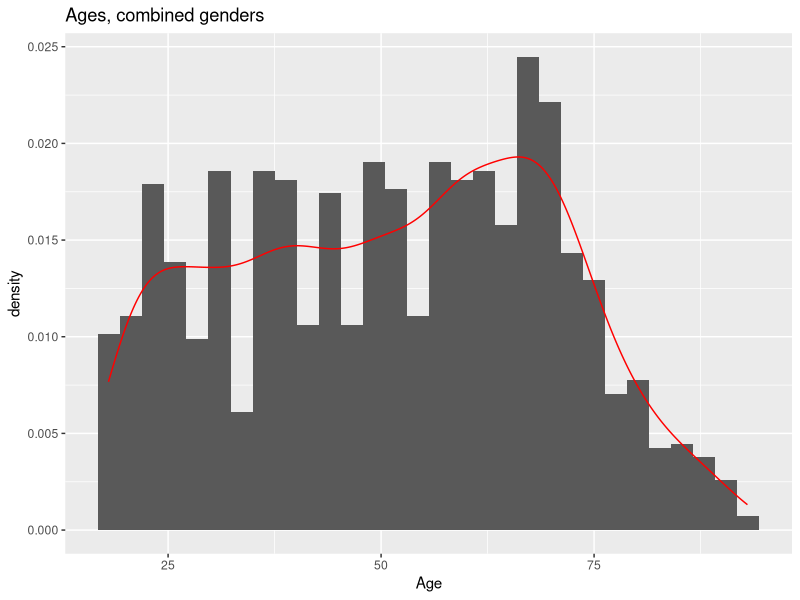
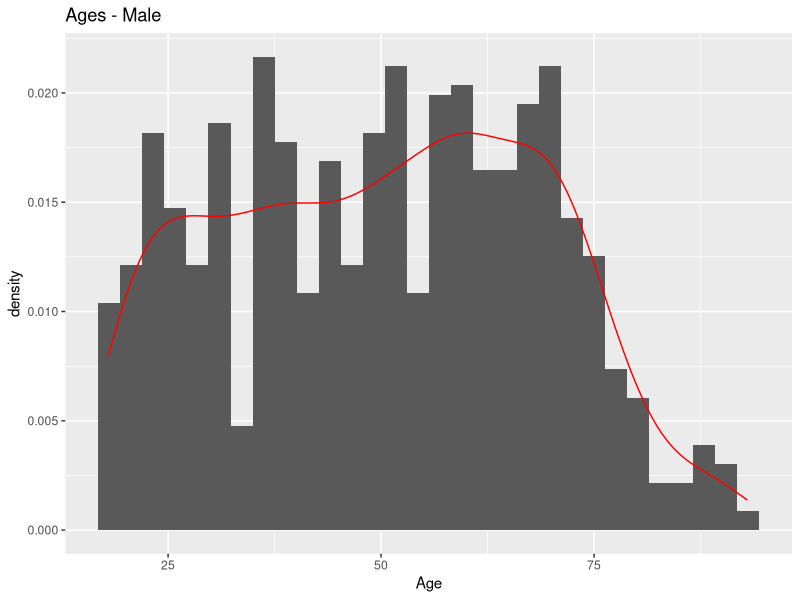
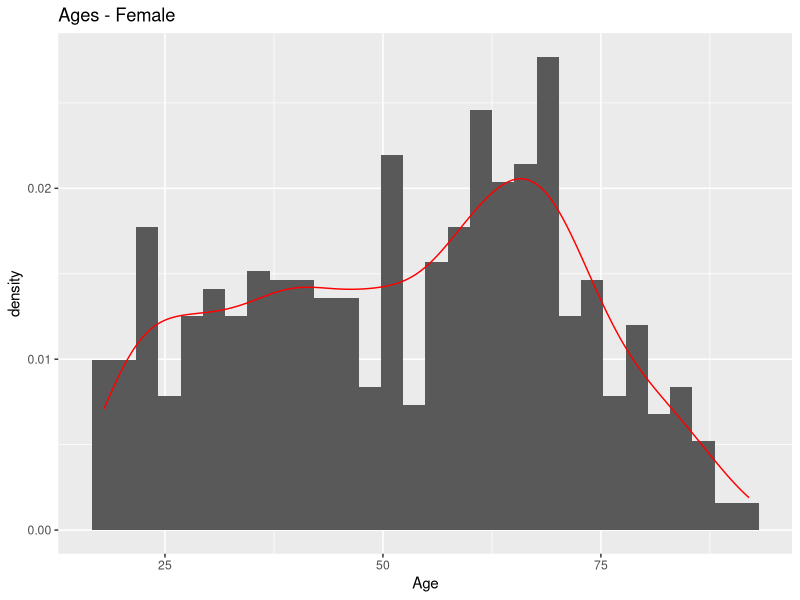
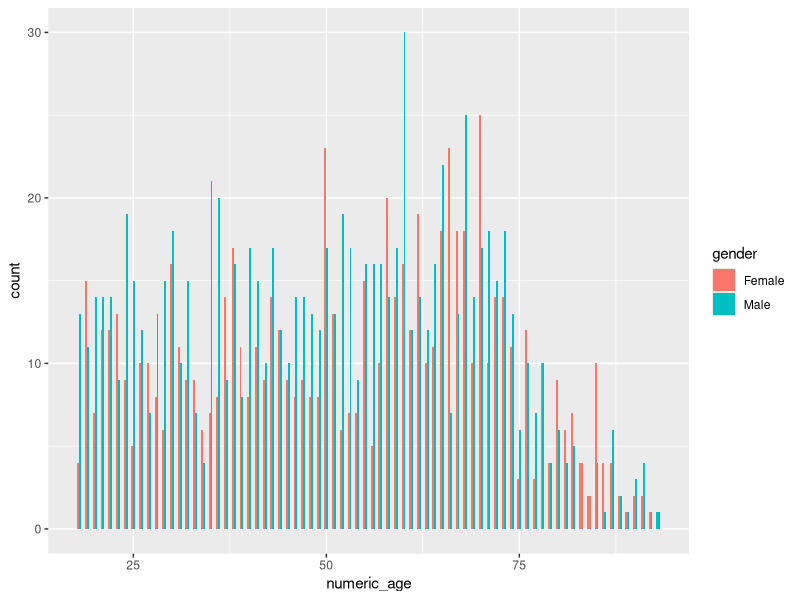
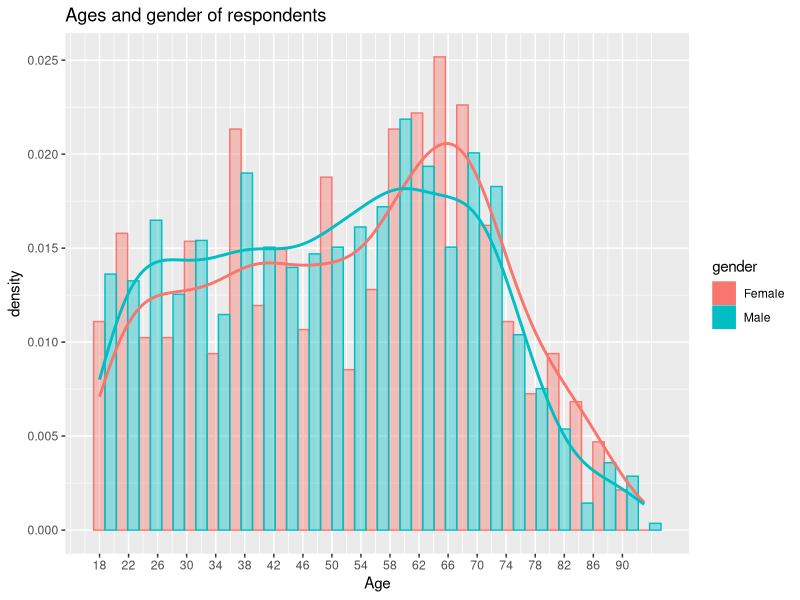

Recreate these plots in R, in order.
## ---- chunk 1
knitr::opts_chunk$set(echo = TRUE)
## ---- chunk 2
library(tidyverse)
## ---- chunk 3
raw_data <- read_csv("31118130.csv")
raw_data
## ---- chunk 4
d1_freq = table(raw_data$d1)
d1_freq
## ---- chunk 5
summary(raw_data$age)
## ---- chunk 6
sort(unique(raw_data[["age"]]))
## ---- chunk 7
age_data <- raw_data %>%
  # create a new field with the numeric value of "age"
  mutate(numeric_age = suppressWarnings(as.numeric(age))) %>%
  # filter rows whose numeric conversion of "age" is "NA"
  filter(!is.na(numeric_age)) %>%
  # rename "d1" as "gender"
  rename(gender = d1) %>%
  # include only gender and age in the new frame.
  select(gender,numeric_age)

# See how many rows we removed.
removed_rows <- nrow(raw_data) - nrow(age_data)
removed_rows_pct = round((removed_rows / nrow(raw_data)) * 100, 2)
## ---- chunk 8
age_data %>%
  group_by(gender) %>%
  summarize(mean_age = mean(numeric_age), sd_age = sd(numeric_age))
## ---- chunk 9
age_data %>%
    t.test(numeric_age ~ gender, data = .)
## ---- chunk 10
ggplot(age_data, aes(`numeric_age`)) + 
  labs(title = "Ages, combined genders", x = "Age") +
  geom_histogram(aes(y = ..density..)) + geom_density(color="red")
ggplot(filter(age_data, gender == "Male"), aes(`numeric_age`)) +
  labs(title = "Ages - Male", x = "Age") +
  geom_histogram(aes(y = ..density..)) + geom_density(color="red")
ggplot(filter(age_data, gender == "Female"), aes(`numeric_age`)) +
  labs(title = "Ages - Female", x = "Age") +
  geom_histogram(aes(y = ..density..)) + geom_density(color="red")
## ---- chunk 11
age_data %>% 
  ggplot(aes(numeric_age, fill = gender), xlab="gender") + 
  geom_bar(stat = "count", position = "dodge", width = 0.5)
## ---- chunk 12
age_data %>% 
  ggplot(aes(`numeric_age`)) + 
  labs(title = "Ages and gender of respondents", x = "Age") +
  scale_x_continuous(breaks = round(seq(min(age_data$numeric_age), max(age_data$numeric_age), by = 4),1)) +
  geom_histogram(aes(y = ..density.., color = gender, fill = gender),  
                 alpha = 0.4, position = "dodge", bins=25) + 
  geom_density(aes(color = gender), size =1)
## ---- chunk 13
shapiro.test(age_data$numeric_age)
shapiro.test(filter(age_data, gender == "Male")$numeric_age)
shapiro.test(filter(age_data, gender == "Female")$numeric_age)
## ---- chunk 14
wilcox.test(numeric_age ~ gender, data=age_data)
